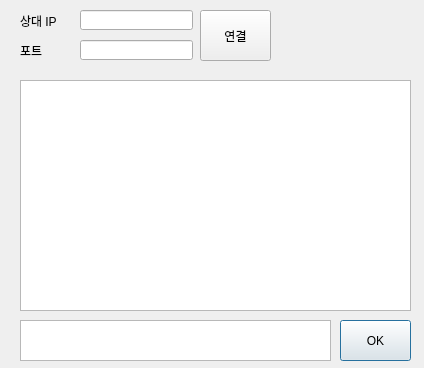
<?xml version="1.0" encoding="UTF-8"?>
<ui version="4.0">
 <class>Dialog</class>
 <widget class="QDialog" name="Dialog">
  <property name="geometry">
   <rect>
    <x>0</x>
    <y>0</y>
    <width>424</width>
    <height>368</height>
   </rect>
  </property>
  <property name="windowTitle">
   <string>Dialog</string>
  </property>
  <widget class="QPushButton" name="okButton">
   <property name="geometry">
    <rect>
     <x>340</x>
     <y>320</y>
     <width>71</width>
     <height>41</height>
    </rect>
   </property>
   <property name="text">
    <string>OK</string>
   </property>
  </widget>
  <widget class="QTextEdit" name="messageEdit">
   <property name="geometry">
    <rect>
     <x>20</x>
     <y>320</y>
     <width>311</width>
     <height>41</height>
    </rect>
   </property>
  </widget>
  <widget class="QTextBrowser" name="dialogView">
   <property name="geometry">
    <rect>
     <x>20</x>
     <y>80</y>
     <width>391</width>
     <height>231</height>
    </rect>
   </property>
  </widget>
  <widget class="QLineEdit" name="iPEdit">
   <property name="geometry">
    <rect>
     <x>80</x>
     <y>10</y>
     <width>113</width>
     <height>20</height>
    </rect>
   </property>
  </widget>
  <widget class="QLabel" name="IP">
   <property name="geometry">
    <rect>
     <x>20</x>
     <y>10</y>
     <width>56</width>
     <height>21</height>
    </rect>
   </property>
   <property name="text">
    <string>상대 IP</string>
   </property>
  </widget>
  <widget class="QLabel" name="Port">
   <property name="geometry">
    <rect>
     <x>20</x>
     <y>40</y>
     <width>31</width>
     <height>21</height>
    </rect>
   </property>
   <property name="text">
    <string>포트</string>
   </property>
  </widget>
  <widget class="QPushButton" name="connectButton">
   <property name="geometry">
    <rect>
     <x>200</x>
     <y>10</y>
     <width>71</width>
     <height>51</height>
    </rect>
   </property>
   <property name="text">
    <string>연결</string>
   </property>
  </widget>
  <widget class="QLineEdit" name="portEdit">
   <property name="geometry">
    <rect>
     <x>80</x>
     <y>40</y>
     <width>113</width>
     <height>20</height>
    </rect>
   </property>
  </widget>
  <widget class="QLabel" name="connectionState">
   <property name="geometry">
    <rect>
     <x>280</x>
     <y>20</y>
     <width>141</width>
     <height>41</height>
    </rect>
   </property>
   <property name="text">
    <string>  </string>
   </property>
   <property name="textFormat">
    <enum>Qt::PlainText</enum>
   </property>
   <property name="alignment">
    <set>Qt::AlignCenter</set>
   </property>
  </widget>
 </widget>
 <resources/>
 <connections/>
</ui>
